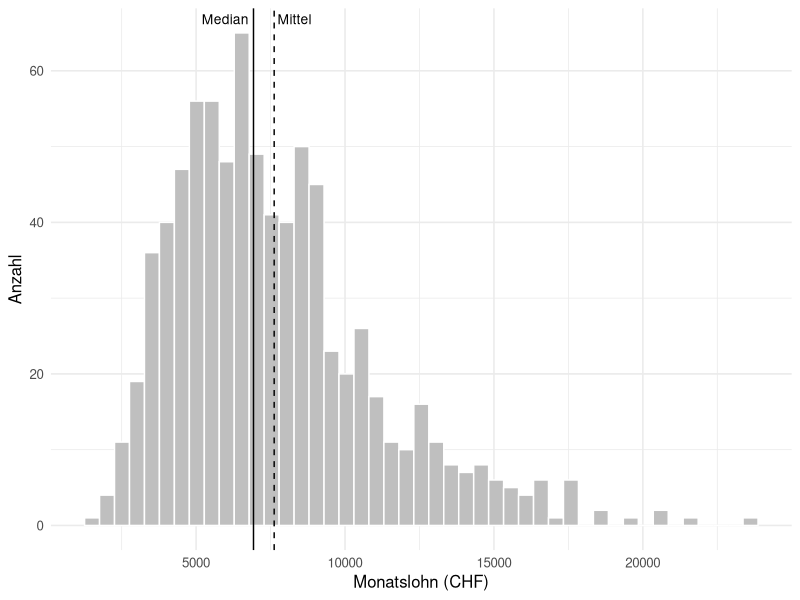
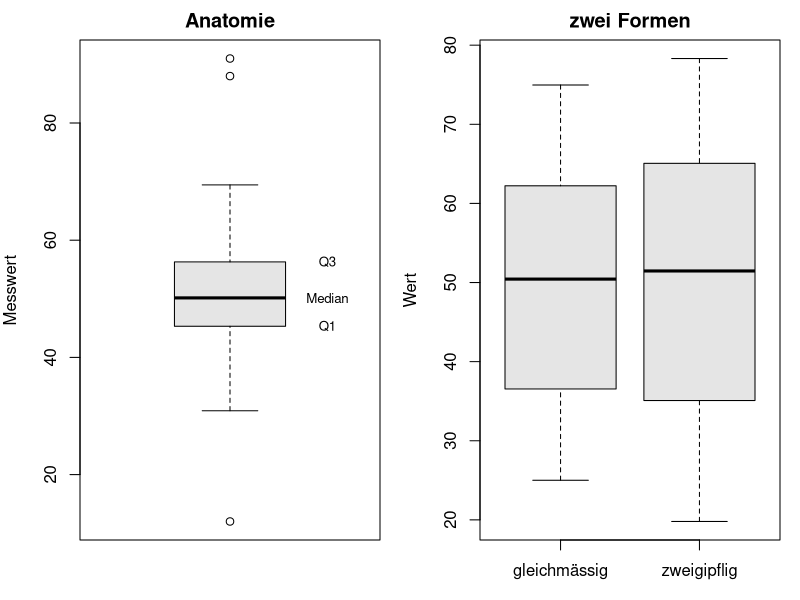
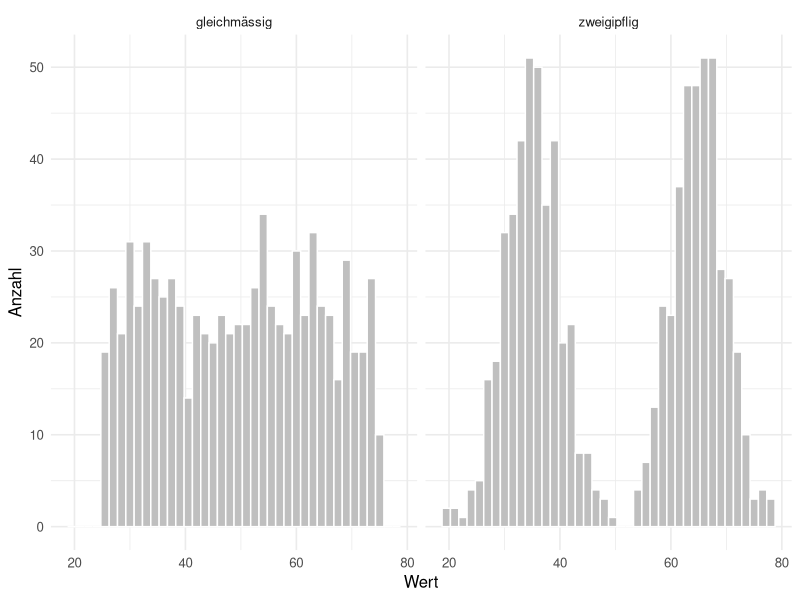

Here is the R script that generated these plots, in order:
## ---- chunk 1
#| label: setup-r
#| include: false
library(ggplot2)
library(dplyr)

theme_set(theme_minimal(base_size = 12))

# Zufallszahlen aus einem einfachen Kongruenzgenerator, damit R und Python
# exakt dieselben Daten sehen.
lehmer <- function(saat, anzahl) {
  s <- saat
  raus <- numeric(anzahl)
  for (k in seq_len(anzahl)) {
    s <- (16807 * s) %% 2147483647
    raus[k] <- s / 2147483647
  }
  raus
}

normalwerte <- function(saat, anzahl, mittel = 0, streuung = 1) {
  mittel + streuung * qnorm(lehmer(saat, anzahl))
}

# Monatsloehne: rechtsschief, weil aus einer Normalverteilung exponiert
loehne <- round(exp(normalwerte(2211, 800, 8.85, 0.42)))
## ---- chunk 2
#| label: b1-lage-r
x <- c(12, 14, 15, 15, 18, 21)

rbind(
  "ohne Ausreisser" = c(mittel = mean(x), median = median(x),
                        sd = sd(x), iqr = IQR(x)),
  "mit Ausreisser"  = c(mittel = mean(c(x, 470)), median = median(c(x, 470)),
                        sd = sd(c(x, 470)), iqr = IQR(c(x, 470)))
) |> round(2)
## ---- chunk 3
#| label: fig-b2-lage-r
#| fig-cap: "Beispiel 2: rechtsschiefe Verteilung. Der lange rechte Rand zieht das Mittel über den Median."
ggplot(data.frame(lohn = loehne), aes(lohn)) +
  geom_histogram(bins = 45, fill = "grey75", colour = "white") +
  geom_vline(xintercept = median(loehne)) +
  geom_vline(xintercept = mean(loehne), linetype = "dashed") +
  annotate("text", x = median(loehne), y = Inf, label = "Median",
           vjust = 1.6, hjust = 1.1, size = 3.5) +
  annotate("text", x = mean(loehne), y = Inf, label = "Mittel",
           vjust = 1.6, hjust = -0.1, size = 3.5) +
  labs(x = "Monatslohn (CHF)", y = "Anzahl")

round(c(minimum = min(loehne), q25 = quantile(loehne, 0.25),
        median = median(loehne), mittel = mean(loehne),
        q75 = quantile(loehne, 0.75), q90 = quantile(loehne, 0.90),
        maximum = max(loehne)), 1)

round(c(spannweite = diff(range(loehne)), iqr = IQR(loehne),
        sd = sd(loehne), vk = sd(loehne) / mean(loehne)), 3)
## ---- chunk 4
#| label: b3-lage-r
quantile(x, probs = c(0.25, 0.5, 0.75))

# Wie kommt 14.25 zustande? Typ 7 interpoliert linear zwischen den Rängen
sortiert <- sort(x)
position <- 1 + 0.25 * (length(x) - 1)          # Rangposition des 25%-Quantils
c(position = position,
  unten = sortiert[floor(position)],
  oben = sortiert[ceiling(position)],
  anteil = position - floor(position))
## ---- chunk 5
#| label: b4-lage-r
# 20000 Stichproben zu je 5 Werten, sigma = 5, also sigma^2 = 25
alle <- matrix(normalwerte(3311, 20000 * 5, 100, 5), nrow = 20000, byrow = TRUE)

durch_n <- mean(apply(alle, 1, function(v) mean((v - mean(v))^2)))
durch_n_1 <- mean(apply(alle, 1, var))          # var() teilt durch n - 1

round(c(wahr = 25, geteilt_durch_n = durch_n,
        geteilt_durch_n_1 = durch_n_1,
        verhaeltnis = durch_n / 25), 3)

# Der Faktor ist kein Zufall
round((5 - 1) / 5, 3)
## ---- chunk 6
#| label: fig-b5-lage-r
#| fig-cap: "Beispiel 5: links die Anatomie des Boxplots, rechts zwei fast gleiche Boxplots zu sehr verschiedenen Verteilungen."
#| fig-height: 3.4
werte <- c(normalwerte(4411, 120, 50, 8), 88, 91, 12)
kennz <- quantile(werte, c(0.25, 0.5, 0.75))
iqr <- kennz[3] - kennz[1]

zweigipflig <- c(normalwerte(5511, 400, 35, 5), normalwerte(5512, 400, 65, 5))
gleichmaessig <- 25 + 50 * lehmer(5513, 800)
dat <- data.frame(
  wert = c(zweigipflig, gleichmaessig),
  form = rep(c("zweigipflig", "gleichmässig"), each = 800)
)

par(mfrow = c(1, 2), mar = c(3, 4, 2, 1))
boxplot(werte, main = "Anatomie", ylab = "Messwert", col = "grey90")
text(1.35, kennz, labels = c("Q1", "Median", "Q3"), cex = 0.8)
boxplot(wert ~ form, data = dat, main = "zwei Formen", xlab = "", ylab = "Wert",
        col = "grey90")
par(mfrow = c(1, 1))

round(c(q1 = kennz[1], median = kennz[2], q3 = kennz[3], iqr = iqr,
        grenze_unten = kennz[1] - 1.5 * iqr,
        grenze_oben = kennz[3] + 1.5 * iqr), 2)
sort(werte[werte < kennz[1] - 1.5 * iqr | werte > kennz[3] + 1.5 * iqr])
## ---- chunk 7
#| label: fig-b5b-lage-r
#| fig-cap: "Beispiel 5: erst das Histogramm macht die zwei Gipfel sichtbar."
#| fig-height: 2.8
ggplot(dat, aes(wert)) +
  geom_histogram(bins = 40, fill = "grey75", colour = "white") +
  facet_wrap(~ form) +
  labs(x = "Wert", y = "Anzahl")
